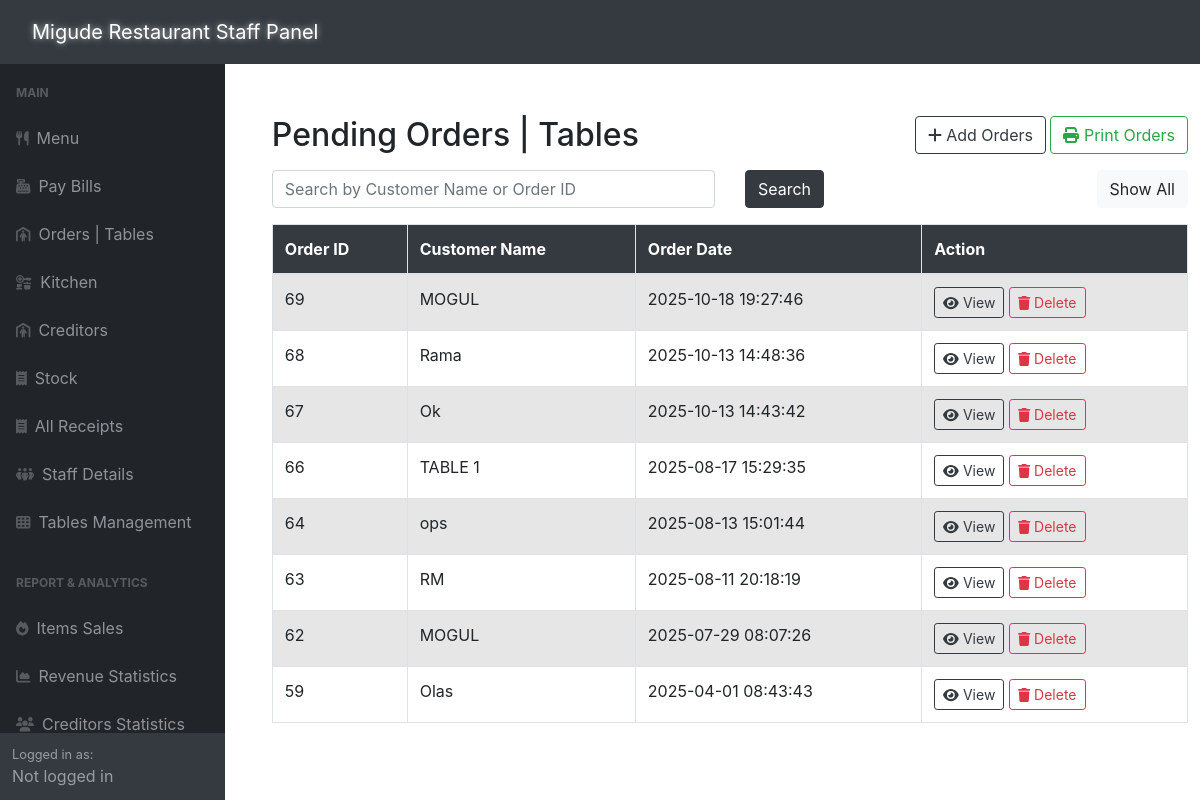
/adminSide/panel/pendingOrders.php, run on the app's committed database.
### tables this page shows
CREATE TABLE `pendingorders` (
  `order_id` int(11) NOT NULL,
  `customer_name` varchar(255) NOT NULL,
  `bill_id` int(11) DEFAULT NULL,
  `order_date` datetime NOT NULL,
  `status` enum('Pending','Closed') DEFAULT 'Pending'
);

### adminSide/panel/pendingOrders.php (the view, shortened to what this page needs)
<?php
require_once '../config.php';
include '../inc/dashHeader.php';
$query = "SELECT * FROM pendingorders ORDER BY order_id DESC";
$result = mysqli_query($link, $query);
?>
<!DOCTYPE html>
<html>
<head>
    <link rel="stylesheet" href="../css/pos.css" />
    <link rel="stylesheet" href="https://maxcdn.bootstrapcdn.com/bootstrap/4.5.2/css/bootstrap.min.css">
</head>
<body>
    <div class="wrapper">
        <div class="container-fluid pt-5 pl-600">
            <div class="row">
                <div class="m-50">
                    <div class="mt-5 mb-3 d-flex justify-content-between align-items-center">
                        <h2 class="m-0">Pending Orders | Tables</h2>
                        <div>
                            <a href="javascript:void(0);" onclick="addPendingOrder()" class="btn btn-outline-dark"><i class="fa fa-plus"></i> Add Orders</a>
                            <a href="javascript:void(0);" onclick="window.print()" class="btn btn-outline-success"><i class="fa fa-print"></i> Print Orders</a>
                        </div>
                    </div>
                    <div class="mb-3">
                        <form method="POST" action="#">
                            <div class="row">
                                <div class="col-md-6">
                                    <input type="text" name="search" id="search" class="form-control" placeholder="Search by Customer Name or Order ID">
                                </div>
                                <div class="col-md-3">
                                    <button type="submit" class="btn btn-dark">Search</button>
                                </div>
                                <div class="col" style="text-align: right;">
                                    <a href="pendingOrders.php" class="btn btn-light">Show All</a>
                                </div>
                            </div>
                        </form>
                    </div>
                    <?php
                    if ($result && mysqli_num_rows($result) > 0) {
                        echo '<div class="table-responsive">';
                        echo '<table class="table table-bordered table-striped mb-0">';
                        echo "<thead>";
                        echo "<tr>";
                        echo "<th>Order ID</th>";
                        echo "<th>Customer Name</th>";
                        echo "<th>Order Date</th>";
                        echo "<th>Action</th>";
                        echo "</tr>";
                        echo "</thead>";
                        echo "<tbody>";
                        while ($row = mysqli_fetch_assoc($result)) {
                            echo "<tr>";
                            echo "<td>" . $row['order_id'] . "</td>";
                            echo "<td>" . $row['customer_name'] . "</td>";
                            echo "<td>" . $row['order_date'] . "</td>";
                            echo "<td>";
                            echo '<a href="../pendingOrderCrud/viewPendingOrder.php?order_id=' . $row['order_id'] . '" class="btn btn-outline-dark btn-sm"><i class="fa fa-eye"></i> View</a> ';
                            echo '<a href="#" onclick="confirmDelete(' . $row['order_id'] . ')" class="btn btn-outline-danger btn-sm"><i class="fa fa-trash"></i> Delete</a>';
                            echo "</td>";
                            echo "</tr>";
                        }
                        echo "</tbody>";
                        echo "</table>";
                        echo '</div>';
                    } else {
                        echo '<div class="alert alert-danger"><em>No pending orders found.</em></div>';
                    }
                    ?>
                </div>
            </div>
        </div>
    </div>
    <?php include '../inc/dashFooter.php'; ?>
</body>
</html>

### adminSide/inc/dashHeader.php (shortened to what this page needs)
<!DOCTYPE html>
<html lang="en">
    <head>
        <link href="../css/styles.css" rel="stylesheet" />
    </head>
    <body class="sb-nav-fixed">
        <nav class="sb-topnav navbar navbar-expand-lg navbar-dark bg-dark">
            <a class="navbar-brand ps-3 glow-brand" href="../posBackend/orderItem.php">Migude Restaurant Staff Panel</a>
        </nav>
        <div id="layoutSidenav">
            <div id="layoutSidenav_nav">
                <nav class="sb-sidenav accordion sb-sidenav-dark" id="sidenavAccordion">
                    <div class="sb-sidenav-menu">
                        <div class="nav">
                            <div class="sb-sidenav-menu-heading">Main</div>
                            <a class="nav-link" href="../panel/menu-panel.php">
                                <div class="sb-nav-link-icon"><i class="fas fa-utensils"></i></div>
                                Menu
                            </a>
                            <a class="nav-link" href="../posBackend/orderItem.php">
                                <div class="sb-nav-link-icon"><i class="fas fa-cash-register"></i></div>
                                Pay Bills
                            </a>
                            <a class="nav-link" href="../panel/pendingOrders.php">
                                <div class="sb-nav-link-icon"><i class="fas fa-person-shelter"></i></div>
                                Orders | Tables
                            </a>
                            <a class="nav-link" href="../panel/kitchen-panel.php">
                                <div class="sb-nav-link-icon"><i class="fas fa-kitchen-set"></i></div>
                                Kitchen
                            </a>
                            <a class="nav-link" href="../panel/creditors-panel.php">
                                <div class="sb-nav-link-icon"><i class="fas fa-person-shelter"></i></div>
                                Creditors
                            </a>
                            <a class="nav-link" href="../panel/stock-panel.php">
                                <div class="sb-nav-link-icon"><i class="fas fa-receipt"></i></div>
                                Stock
                            </a>
                            <a class="nav-link" href="../panel/bill-panel.php">
                                <div class="sb-nav-link-icon"><i class="fas fa-receipt"></i></div>
                                All Receipts
                            </a>
                            <a class="nav-link" href="../panel/staff-panel.php">
                                <div class="sb-nav-link-icon"><i class="fas fa-people-group"></i></div>
                                Staff Details
                            </a>
                            <a class="nav-link" href="../panel/table-panel.php">
                                <div class="sb-nav-link-icon"><i class="fas fa-table-cells"></i></div>
                                Tables Management
                            </a>
                            <div class="sb-sidenav-menu-heading">Report & Analytics</div>
                            <a class="nav-link" href="../panel/charts-Sales.php">
                                <div class="sb-nav-link-icon"><i class="fas fa-fire"></i></div>
                                Items Sales
                            </a>
                            <a class="nav-link" href="../panel/salesReport.php">
                                <div class="sb-nav-link-icon"><i class="fas fa-chart-area"></i></div>
                                Revenue Statistics
                            </a>
                            <a class="nav-link" href="../panel/profiles-panel.php">
                                <div class="sb-nav-link-icon"><i class="fas fa-users"></i></div>
                                Creditors Statistics
                            </a>
                        </div>
                    </div>
                        <div class="sb-sidenav-footer">
                            <div class="small">Logged in as:</div>
                                <?php
                                if (isset($_SESSION['logged_account_id']) && isset($_SESSION['logged_staff_name'])) {
                                    echo "Staff ID: " . $_SESSION['logged_account_id'] . "<br>";
                                    echo "Staff Name: " . $_SESSION['logged_staff_name'];
                                } else {
                                    echo "Not logged in";
                                }
                                ?>
                        </div>
                </nav>
            </div>
        </<div>
            <div id="content-for-template">Content</div>

### adminSide/inc/dashFooter.php
    </body>
</html>

### adminSide/inc/dashHeader.php (style rules this page uses)
html, body { overflow-x: hidden; width: 100%; }
.container, .container-fluid { max-width: 100%; }
.sb-topnav { min-height: 64px; }
.navbar-brand { white-space: nowrap; }
.glow-brand { text-shadow: 0 0 6px rgba(255,255,255,0.7); }

### adminSide/panel/pendingOrders.php (style rules this page uses)
.wrapper { width: 100%; max-width: 1300px; padding-left: 200px; padding-top: 20px; }
.table thead th { background-color: #343a40; color: white; }
.btn-outline-dark { border-color: #343a40; color: #343a40; }
.btn-outline-success { border-color: #28a745; color: #28a745; }
.btn-outline-danger { border-color: #dc3545; color: #dc3545; }
.table-responsive { width: 100%; overflow-x: auto; -webkit-overflow-scrolling: touch; }

### data on the page
pendingorders: order_id "69", customer_name "MOGUL", order_date "2025-10-18 19:27:46"
pendingorders: order_id "68", customer_name "Rama", order_date "2025-10-13 14:48:36"
pendingorders: order_id "67", customer_name "Ok", order_date "2025-10-13 14:43:42"
pendingorders: order_id "66", customer_name "TABLE 1", order_date "2025-08-17 15:29:35"
pendingorders: order_id "64", customer_name "ops", order_date "2025-08-13 15:01:44"
pendingorders: order_id "63", customer_name "RM", order_date "2025-08-11 20:18:19"
pendingorders: order_id "62", customer_name "MOGUL", order_date "2025-07-29 08:07:26"
pendingorders: order_id "59", customer_name "Olas", order_date "2025-04-01 08:43:43"
